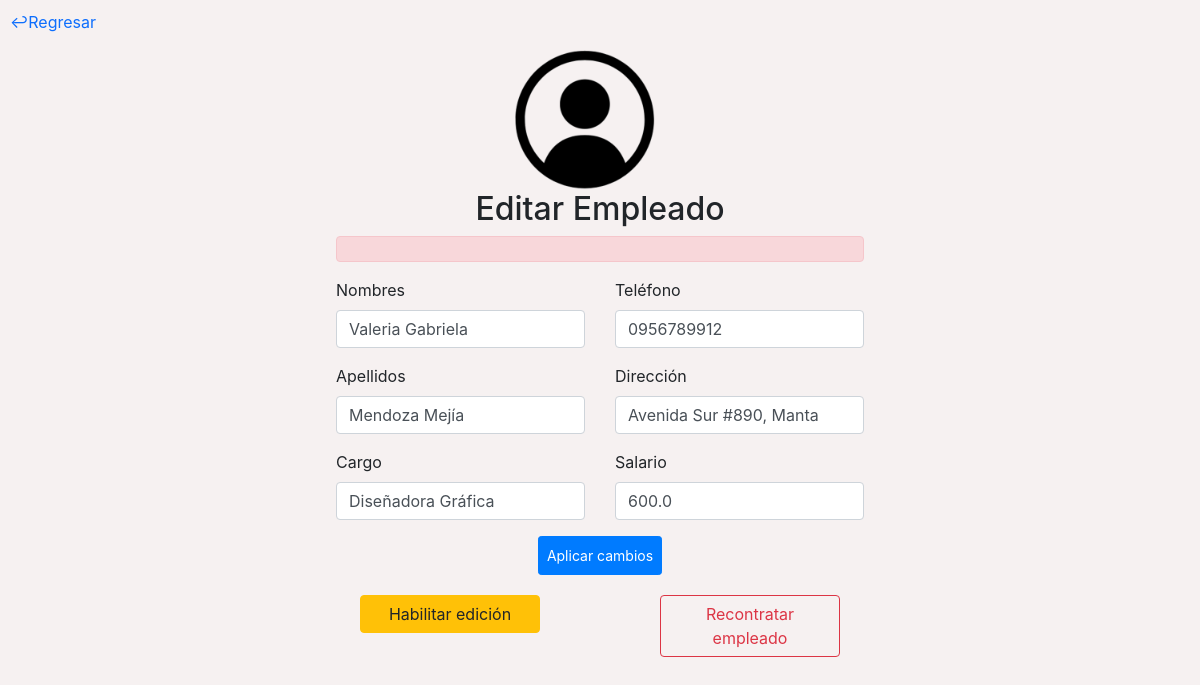
Before: /administrar/empleado/130345678/ (signed in) with the older database file.
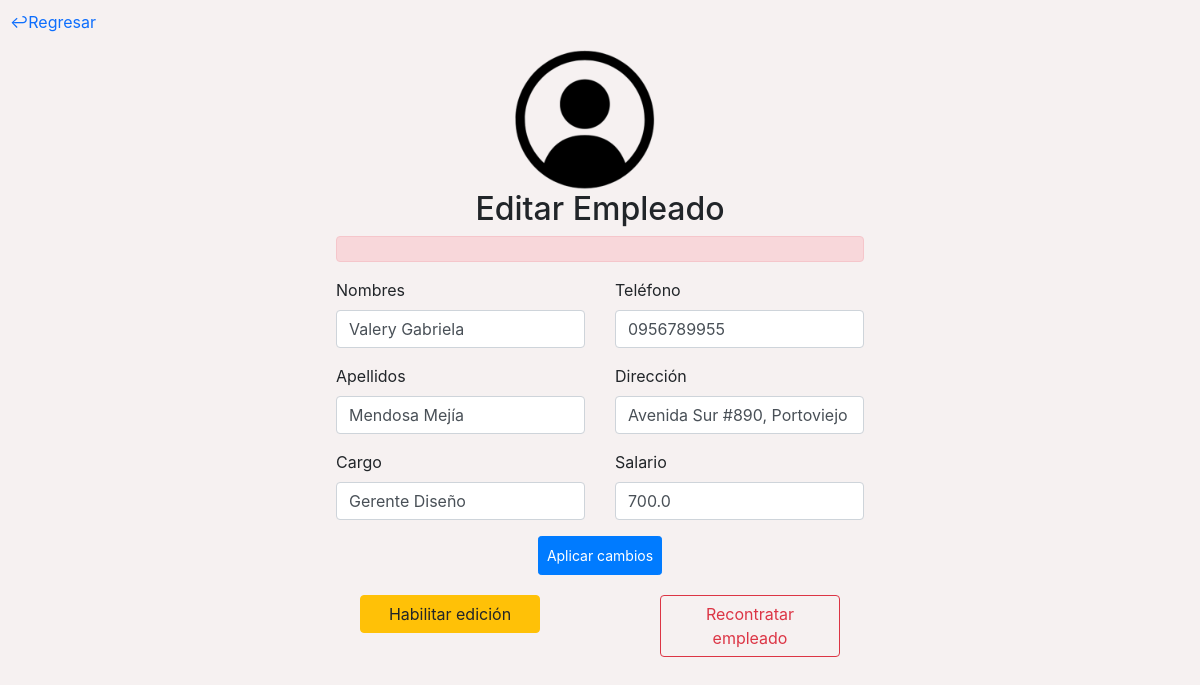
After: the same page with the newer database file.
### SySdjango/Administracion/models.py (models this page shows, shortened)
class Empleado(models.Model):
    nombres = models.CharField(max_length=30)
    apellidos = models.CharField(max_length=30)
    cargo = models.CharField(max_length=100)
    telefono = models.CharField(max_length=20)
    direccion = models.CharField(max_length=200)
    fecha_ingreso = models.DateTimeField(auto_now_add=True)
    salario = models.FloatField()
    cedula = models.IntegerField()
    en_servicio = models.BooleanField(default=True)
    administrador = models.ForeignKey(User, on_delete=models.CASCADE)

### SySdjango/Administracion/views.py (the view, shortened to what this page needs)
# urls.py: path('administrar/empleado/<int:empleado_cedula>/', views.editarEmpleado, name="editarEmpleado"),
def editarEmpleado(request, empleado_cedula):
    empleado = Empleado.objects.get(cedula=empleado_cedula)
    idAdministrador = request.user.id
    if empleado.administrador.id == idAdministrador:
        if request.method == 'GET':
            return render(request, '02-editarEmpleado.html', {'empleado': empleado})
    else:
        return render(request, 'error.html', {'error':"Parece que has tratado de acceder a un dato que no es de tu dominio, si crees que es un error contacta a soporte"})

### templates/admTemplates/02-editarEmpleado.html (shortened to what the changed rows need)
{% load static %}
<!DOCTYPE html>
<html lang="en">
<head>
    <link href="https://cdn.jsdelivr.net/npm/bootstrap@5.3.1/dist/css/bootstrap.min.css" rel="stylesheet"
>
    <link rel="stylesheet" href="https://maxcdn.bootstrapcdn.com/bootstrap/4.5.2/css/bootstrap.min.css">
    <link rel="stylesheet" href='{% static "cssCustom/administracion.css" %}'>
</head>
<body>
    <div class="container">
        <div class="row">
            <div id="formulario" class="intangible">
                <div class="container col-xl-6  col-md-6 col-sm-4 col-sm-12">
                    <h2 id="textoForm">Editar Empleado</h2>
                    <form action="" method="POST">
                        <div class="row">
                            <div class="col-lg-6 col-md-12 col-sm-6 col-xs-12">
                                <div class="mb-3">
                                    <label for="textoForm" class="form-label">Nombres</label>
                                    <input name="nombres" type="text" class="form-control" id="inputNombres"
                                        value="{{empleado.nombres}}">
                                </div>
                                <div class="mb-3">
                                    <label for="textoForm" class="form-label">Apellidos</label>
                                    <input name="apellidos" type="text" class="form-control" id="inputApellidos"
                                        value="{{empleado.apellidos}}">
                                </div>
                                <div class="mb-3">
                                    <label for="textoForm" class="form-label">Cargo</label>
                                    <input name="cargo" type="text" class="form-control" id="inputCargo"
                                        value="{{empleado.cargo}}">
                                </div>
                            </div>
                            <div class="col-lg-6 col-md-12 col-sm-6 col-xs-12">
                                <div class="mb-3">
                                    <label for="textoForm" class="form-label">Teléfono</label>
                                    <input name="telefono" type="text" class="form-control" id="inputTelefono"
                                        value="{{empleado.telefono}}">
                                </div>
                                <div class="mb-3">
                                    <label for="textoForm" class="form-label">Dirección</label>
                                    <input name="direccion" type="text" class="form-control" id="inputTelefono"
                                        value="{{empleado.direccion}}">
                                </div>
                                <div class="mb-3">
                                    <label for="textoForm" class="form-label">Salario</label>
                                    <input name="salario" type="number" class="form-control" id="inputTelefono"
                                        value="{{empleado.salario}}">
                                </div>
                            </div>
                        </div>
                    </form>
                </div>
            </div>
        </div>
    </div>
</body>
</html>

Changed rows visible on the page:
changed Empleado: nombres "Valeria Gabriela" → "Valery Gabriela"; apellidos "Mendoza Mejía" → "Mendosa Mejía"; cargo "Diseñadora Gráfica" → "Gerente Diseño"; telefono "0956789912" → "0956789955"; direccion "Avenida Sur #890, Manta" → "Avenida Sur #890, Portoviejo"; salario "600.0" → "700.0"
